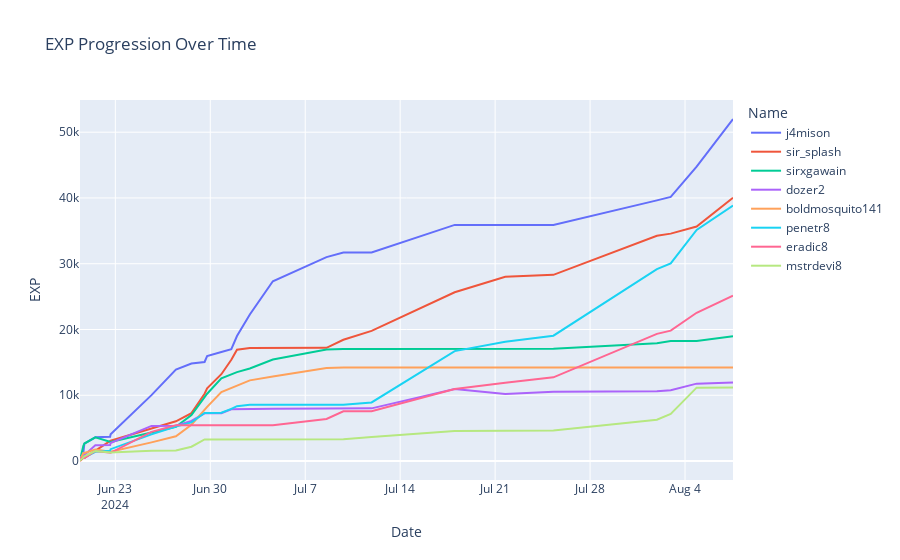

The cell this chart's notebook holds for it:
### Code cell
import plotly.express as px
import pandas as pd

# Load your data
df = pd.read_excel('/Users/bam/Documents/normalized_discord_activity_data.xlsx')

# Inspect the data to ensure it's loaded correctly
print("Original DataFrame:")
print(df.head())  # Check the first few rows of the DataFrame

# Convert the 'Date' column to datetime if it's not already
df['Date'] = pd.to_datetime(df['Date'])

# Reshape the dataframe to long format
df_long = pd.melt(df, id_vars=['Date'], var_name='Name', value_name='EXP')

# Inspect the reshaped DataFrame
print("Reshaped DataFrame:")
print(df_long.head())  # Check the first few rows of the reshaped DataFrame

# Create the line plot
fig = px.line(df_long, x='Date', y='EXP', color='Name', title='EXP Progression Over Time')

# Show the interactive plot
fig.show()

### Figure 1 — Plotly figure (JSON) as saved in the notebook; plotly's stock layout.template omitted (floating-point values rounded to 4 significant figures)
{"data": [{"hovertemplate": "Name=j4mison<br>Date=%{x}<br>EXP=%{y}<extra></extra>", "legendgroup": "j4mison", "line": {"color": "#636efa", "dash": "solid"}, "marker": {"symbol": "circle"}, "mode": "lines", "name": "j4mison", "orientation": "v", "showlegend": true, "type": "scatter", "x": ["2024-06-20T09:30:00", "2024-06-20T09:43:00", "2024-06-20T15:16:00", "2024-06-20T17:17:00", "2024-06-21T12:36:00", "2024-06-22T14:48:00", "2024-06-22T15:41:00", "2024-06-25T15:58:00", "2024-06-27T11:11:00", "2024-06-28T14:44:00", "2024-06-29T13:56:00", "2024-06-29T18:26:00", "2024-06-30T19:37:00", "2024-07-01T13:14:00", "2024-07-01T23:15:00", "2024-07-02T21:59:00", "2024-07-04T14:44:00", "2024-07-08T13:41:00", "2024-07-09T19:30:00", "2024-07-11T21:25:00", "2024-07-18T00:27:00", "2024-07-21T17:57:00", "2024-07-25T07:08:00", "2024-08-01T22:15:00", "2024-08-02T22:41:00", "2024-08-04T20:32:00", "2024-08-07T12:53:00"], "xaxis": "x", "y": [120, 495, 1205, 2655, 3610, 3690, 4070, 10026, 13896, 14824, 15062, 15952, 16588, 16996, 19014, 22286, 27332, 31008, 31696, 31706, 35904, 35904, 35904, 39634, 40164, 44756, 52006], "yaxis": "y"}, {"hovertemplate": "Name=sir_splash<br>Date=%{x}<br>EXP=%{y}<extra></extra>", "legendgroup": "sir_splash", "line": {"color": "#EF553B", "dash": "solid"}, "marker": {"symbol": "circle"}, "mode": "lines", "name": "sir_splash", "orientation": "v", "showlegend": true, "type": "scatter", "x": ["2024-06-20T09:30:00", "2024-06-20T09:43:00", "2024-06-20T15:16:00", "2024-06-20T17:17:00", "2024-06-21T12:36:00", "2024-06-22T14:48:00", "2024-06-22T15:41:00", "2024-06-25T15:58:00", "2024-06-27T11:11:00", "2024-06-28T14:44:00", "2024-06-29T13:56:00", "2024-06-29T18:26:00", "2024-06-30T19:37:00", "2024-07-01T13:14:00", "2024-07-01T23:15:00", "2024-07-02T21:59:00", "2024-07-04T14:44:00", "2024-07-08T13:41:00", "2024-07-09T19:30:00", "2024-07-11T21:25:00", "2024-07-18T00:27:00", "2024-07-21T17:57:00", "2024-07-25T07:08:00", "2024-08-01T22:15:00", "2024-08-02T22:41:00", "2024-08-04T20:32:00", "2024-08-07T12:53:00"], "xaxis": "x", "y": [6, 10, 480, 480, 1535, 3088, 3088, 4948, 6046, 7278, 10234, 11052, 13202, 15394, 16936, 17178, 17178, 17218, 18442, 19784, 25664, 28016, 28312, 34260, 34576, 35650, 40028], "yaxis": "y"}, {"hovertemplate": "Name=sirxgawain<br>Date=%{x}<br>EXP=%{y}<extra></extra>", "legendgroup": "sirxgawain", "line": {"color": "#00cc96", "dash": "solid"}, "marker": {"symbol": "circle"}, "mode": "lines", "name": "sirxgawain", "orientation": "v", "showlegend": true, "type": "scatter", "x": ["2024-06-20T09:30:00", "2024-06-20T09:43:00", "2024-06-20T15:16:00", "2024-06-20T17:17:00", "2024-06-21T12:36:00", "2024-06-22T14:48:00", "2024-06-22T15:41:00", "2024-06-25T15:58:00", "2024-06-27T11:11:00", "2024-06-28T14:44:00", "2024-06-29T13:56:00", "2024-06-29T18:26:00", "2024-06-30T19:37:00", "2024-07-01T13:14:00", "2024-07-01T23:15:00", "2024-07-02T21:59:00", "2024-07-04T14:44:00", "2024-07-08T13:41:00", "2024-07-09T19:30:00", "2024-07-11T21:25:00", "2024-07-18T00:27:00", "2024-07-21T17:57:00", "2024-07-25T07:08:00", "2024-08-01T22:15:00", "2024-08-02T22:41:00", "2024-08-04T20:32:00", "2024-08-07T12:53:00"], "xaxis": "x", "y": [75, 195, 2285, 2655, 3610, 2900, 2900, 4340, 5216, 6992, 9754, 10234, 12570, 13126, 13520, 14068, 15444, 16972, 17048, 17048, 17048, 17048, 17068, 17926, 18250, 18250, 18986], "yaxis": "y"}, {"hovertemplate": "Name=dozer2<br>Date=%{x}<br>EXP=%{y}<extra></extra>", "legendgroup": "dozer2", "line": {"color": "#ab63fa", "dash": "solid"}, "marker": {"symbol": "circle"}, "mode": "lines", "name": "dozer2", "orientation": "v", "showlegend": true, "type": "scatter", "x": ["2024-06-20T09:30:00", "2024-06-20T09:43:00", "2024-06-20T15:16:00", "2024-06-20T17:17:00", "2024-06-21T12:36:00", "2024-06-22T14:48:00", "2024-06-22T15:41:00", "2024-06-25T15:58:00", "2024-06-27T11:11:00", "2024-06-28T14:44:00", "2024-06-29T13:56:00", "2024-06-29T18:26:00", "2024-06-30T19:37:00", "2024-07-01T13:14:00", "2024-07-01T23:15:00", "2024-07-02T21:59:00", "2024-07-04T14:44:00", "2024-07-08T13:41:00", "2024-07-09T19:30:00", "2024-07-11T21:25:00", "2024-07-18T00:27:00", "2024-07-21T17:57:00", "2024-07-25T07:08:00", "2024-08-01T22:15:00", "2024-08-02T22:41:00", "2024-08-04T20:32:00", "2024-08-07T12:53:00"], "xaxis": "x", "y": [309, 525, 695, 900, 2400, 2434, 2734, 5344, 5374, 6100, 7262, 7262, 7282, 7870, 7890, 7950, 7960, 7980, 8010, 8010, 10966, 10186, 10526, 10616, 10766, 11770, 11958], "yaxis": "y"}, {"hovertemplate": "Name=boldmosquito141<br>Date=%{x}<br>EXP=%{y}<extra></extra>", "legendgroup": "boldmosquito141", "line": {"color": "#FFA15A", "dash": "solid"}, "marker": {"symbol": "circle"}, "mode": "lines", "name": "boldmosquito141", "orientation": "v", "showlegend": true, "type": "scatter", "x": ["2024-06-20T09:30:00", "2024-06-20T09:43:00", "2024-06-20T15:16:00", "2024-06-20T17:17:00", "2024-06-21T12:36:00", "2024-06-22T14:48:00", "2024-06-22T15:41:00", "2024-06-25T15:58:00", "2024-06-27T11:11:00", "2024-06-28T14:44:00", "2024-06-29T13:56:00", "2024-06-29T18:26:00", "2024-06-30T19:37:00", "2024-07-01T13:14:00", "2024-07-01T23:15:00", "2024-07-02T21:59:00", "2024-07-04T14:44:00", "2024-07-08T13:41:00", "2024-07-09T19:30:00", "2024-07-11T21:25:00", "2024-07-18T00:27:00", "2024-07-21T17:57:00", "2024-07-25T07:08:00", "2024-08-01T22:15:00", "2024-08-02T22:41:00", "2024-08-04T20:32:00", "2024-08-07T12:53:00"], "xaxis": "x", "y": [63, 175, 1215, 1215, 1755, 1404, 1404, 2836, 3756, 5520, 7756, 8236, 10480, 11128, 11528, 12268, 12860, 14156, 14232, 14232, 14232, 14232, 14232, 14232, 14232, 14232, 14232], "yaxis": "y"}, {"hovertemplate": "Name=penetr8<br>Date=%{x}<br>EXP=%{y}<extra></extra>", "legendgroup": "penetr8", "line": {"color": "#19d3f3", "dash": "solid"}, "marker": {"symbol": "circle"}, "mode": "lines", "name": "penetr8", "orientation": "v", "showlegend": true, "type": "scatter", "x": ["2024-06-20T09:30:00", "2024-06-20T09:43:00", "2024-06-20T15:16:00", "2024-06-20T17:17:00", "2024-06-21T12:36:00", "2024-06-22T14:48:00", "2024-06-22T15:41:00", "2024-06-25T15:58:00", "2024-06-27T11:11:00", "2024-06-28T14:44:00", "2024-06-29T13:56:00", "2024-06-29T18:26:00", "2024-06-30T19:37:00", "2024-07-01T13:14:00", "2024-07-01T23:15:00", "2024-07-02T21:59:00", "2024-07-04T14:44:00", "2024-07-08T13:41:00", "2024-07-09T19:30:00", "2024-07-11T21:25:00", "2024-07-18T00:27:00", "2024-07-21T17:57:00", "2024-07-25T07:08:00", "2024-08-01T22:15:00", "2024-08-02T22:41:00", "2024-08-04T20:32:00", "2024-08-07T12:53:00"], "xaxis": "x", "y": [267, 445, 445, 545, 1395, 1566, 1806, 4052, 5248, 5876, 7300, 7300, 7350, 7926, 8348, 8556, 8556, 8556, 8556, 8906, 16718, 18134, 19058, 29168, 30044, 35144, 38848], "yaxis": "y"}, {"hovertemplate": "Name=eradic8<br>Date=%{x}<br>EXP=%{y}<extra></extra>", "legendgroup": "eradic8", "line": {"color": "#FF6692", "dash": "solid"}, "marker": {"symbol": "circle"}, "mode": "lines", "name": "eradic8", "orientation": "v", "showlegend": true, "type": "scatter", "x": ["2024-06-20T09:30:00", "2024-06-20T09:43:00", "2024-06-20T15:16:00", "2024-06-20T17:17:00", "2024-06-21T12:36:00", "2024-06-22T14:48:00", "2024-06-22T15:41:00", "2024-06-25T15:58:00", "2024-06-27T11:11:00", "2024-06-28T14:44:00", "2024-06-29T13:56:00", "2024-06-29T18:26:00", "2024-06-30T19:37:00", "2024-07-01T13:14:00", "2024-07-01T23:15:00", "2024-07-02T21:59:00", "2024-07-04T14:44:00", "2024-07-08T13:41:00", "2024-07-09T19:30:00", "2024-07-11T21:25:00", "2024-07-18T00:27:00", "2024-07-21T17:57:00", "2024-07-25T07:08:00", "2024-08-01T22:15:00", "2024-08-02T22:41:00", "2024-08-04T20:32:00", "2024-08-07T12:53:00"], "xaxis": "x", "y": [279, 455, 455, 455, 1530, 1246, 1246, 4430, 5438, 5438, 5438, 5438, 5438, 5438, 5438, 5438, 5438, 6392, 7562, 7562, 10966, 11916, 12724, 19332, 19824, 22544, 25128], "yaxis": "y"}, {"hovertemplate": "Name=mstrdevi8<br>Date=%{x}<br>EXP=%{y}<extra></extra>", "legendgroup": "mstrdevi8", "line": {"color": "#B6E880", "dash": "solid"}, "marker": {"symbol": "circle"}, "mode": "lines", "name": "mstrdevi8", "orientation": "v", "showlegend": true, "type": "scatter", "x": ["2024-06-20T09:30:00", "2024-06-20T09:43:00", "2024-06-20T15:16:00", "2024-06-20T17:17:00", "2024-06-21T12:36:00", "2024-06-22T14:48:00", "2024-06-22T15:41:00", "2024-06-25T15:58:00", "2024-06-27T11:11:00", "2024-06-28T14:44:00", "2024-06-29T13:56:00", "2024-06-29T18:26:00", "2024-06-30T19:37:00", "2024-07-01T13:14:00", "2024-07-01T23:15:00", "2024-07-02T21:59:00", "2024-07-04T14:44:00", "2024-07-08T13:41:00", "2024-07-09T19:30:00", "2024-07-11T21:25:00", "2024-07-18T00:27:00", "2024-07-21T17:57:00", "2024-07-25T07:08:00", "2024-08-01T22:15:00", "2024-08-02T22:41:00", "2024-08-04T20:32:00", "2024-08-07T12:53:00"], "xaxis": "x", "y": [60, 80, 480, 705, 1540, 1314, 1314, 1572, 1616, 2182, 3290, 3290, 3300, 3300, 3300, 3300, 3300, 3300, 3300, 3640, 4572, 4602, 4642, 6290, 7160, 11158, 11168], "yaxis": "y"}], "layout": {"legend": {"title": {"text": "Name"}, "tracegroupgap": 0}, "title": {"text": "EXP Progression Over Time"}, "xaxis": {"anchor": "y", "domain": [0, 1], "title": {"text": "Date"}}, "yaxis": {"anchor": "x", "domain": [0, 1], "title": {"text": "EXP"}}}}
